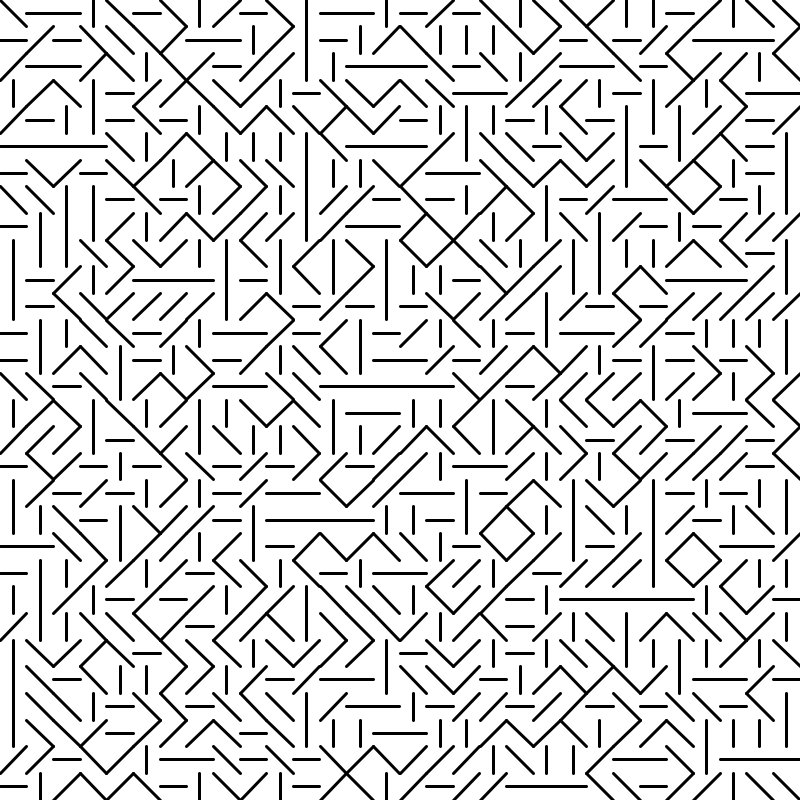
Frame 1 (no input)
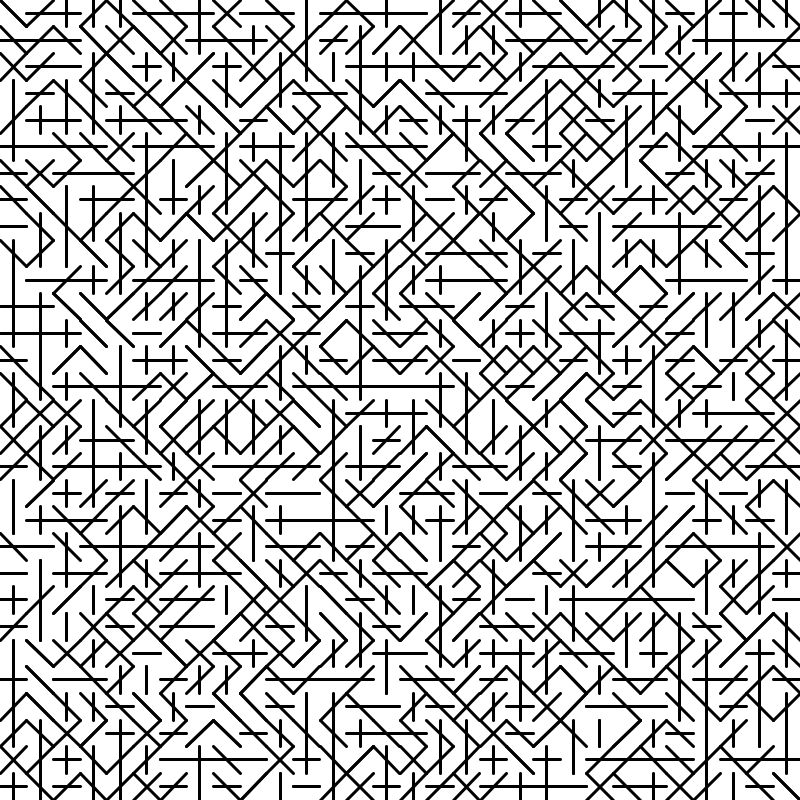
Frame 2 (the mouse pressed at the canvas centre, redrawn once)

The Processing sketch that drew these frames (run headless with seeded random() and noise(); the mouse was pressed at the canvas centre and the sketch redrawn once):

// Processing sketch: Grid
// ── Grid.pde
// KP - S26 - DMP
//Lab2: Design Basics Teil 2. BS Grid 1 (Static Illustration)
//Nested loops
//Step1: 2 For-Loops, one for the columns and one for the rows
//Step2: 4 types of Lines: Vert, Horz, and 2xDiagonalBetween beginShape and endShape, create the Vertex X,Y Points 
//Draw a line (4 lines, randomize, each line has a 0.25 probability to be drawn)
//Var count defines the size of the grid
//move the Hor und Ver lines to the middle of the cell (+ size/2)

float size;
float count = 30;
void setup() {
  size(800, 800);
  background(255);
  stroke(0);
  size = width/count; //weil ich 10 Columns machen möchte
  noLoop(); //Static Design
}

void draw() {
  for (int i=0; i<count; i++) {
    for (int j=0; j<count; j++) {
      float posx = size * i;
      float posy = size * j;
      
      float r = random(1);
      
      strokeWeight(3);
      if (r <= 0.25){
         line (posx+ size/2, posy, posx+ size/2, posy+size);
      } else if (r > 0.25 && r <= 0.5){
        line (posx, posy+ size/2, posx + size, posy+ size/2);
      } else if( r > 0.5 && r <= 0.75){
         line (posx, posy, posx + size, posy+size);
      } else {
         line (posx + size, posy, posx, posy+size);
      }
     
      //rect(size*i, size*j, size, size);
    }
  }
}
